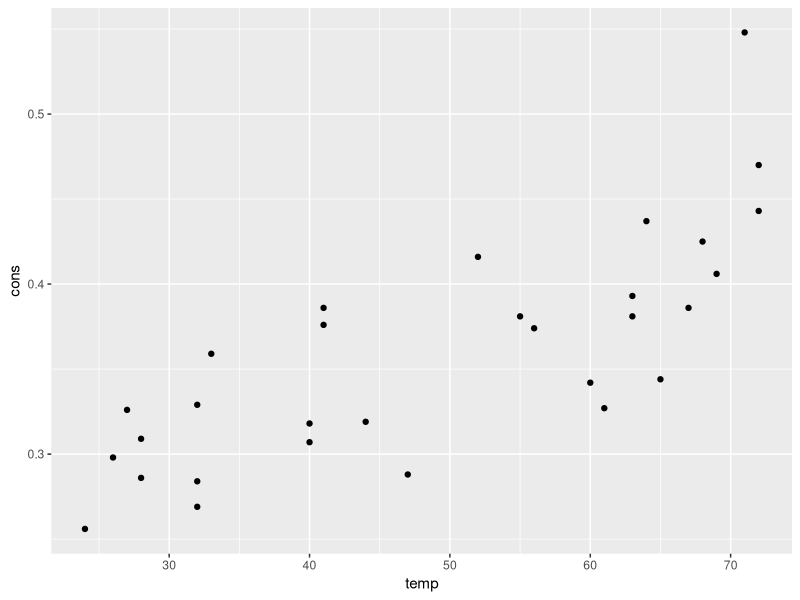
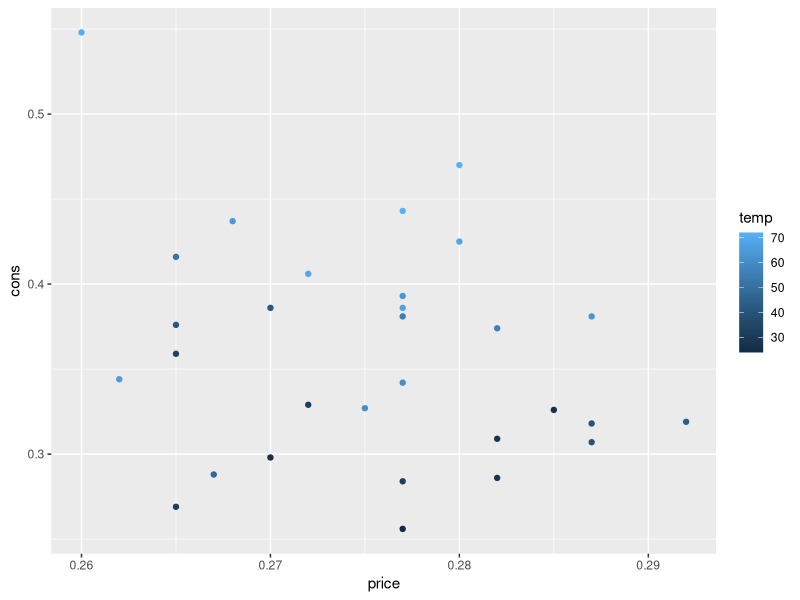
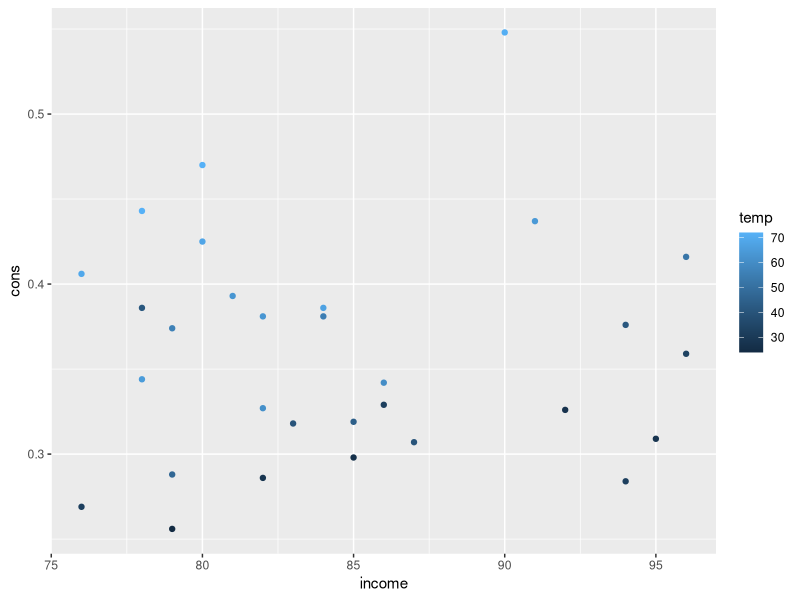

Source code (R) for these figures, in order:
# TODO: remake into Rmd file with boxes and math for the exercises

library(ggplot2)

# Load data
icecream <- read.csv("icecream.csv")

# Explore the relationship between variables
# Exercise 1a-c: Create scatterplots
# Solution:
ggplot(data=icecream, aes(y=cons, x=temp)) +
  geom_point()

ggplot(data=icecream, aes(y=cons, x=price, col=temp)) +
  geom_point()

ggplot(data=icecream, aes(y=cons, x=income, col=temp)) +
  geom_point()

# Exercise 2a-c: How would you describe the relationship between each of the
# variables above? (Positive/negative/no corr.; linear/non-linear; strong/weak)
# TODO: Solution

# Exercise 3: Write by hand a linear model for this problem, with the variables
# explored above. Use beta's as needed for the model parameters, and state 
# clearly which variables you're using and how you're naming them.
# TODO: Solution

# Exercise 4: Implement the model in R using the lm() function
# Solution:
m1 <- lm(data=icecream, cons ~ income + price + temp)
summary(m1)

#
# TODO Exercise 5: (Recreate exercise 3 in IMS interaction supp)
#

# Exercise 6: Implement a new model with interaction between income and price
# Solution:
m2 <- lm(data=icecream, cons ~ income + price + temp + income:price)
summary(m2)

# Exercise 7: Write out by hand the model summarized above
# TODO: Solution

# TODO Exercise 8: (Rewrite Exercise 6 in IMS interaction supp)
# TODO: Solution
